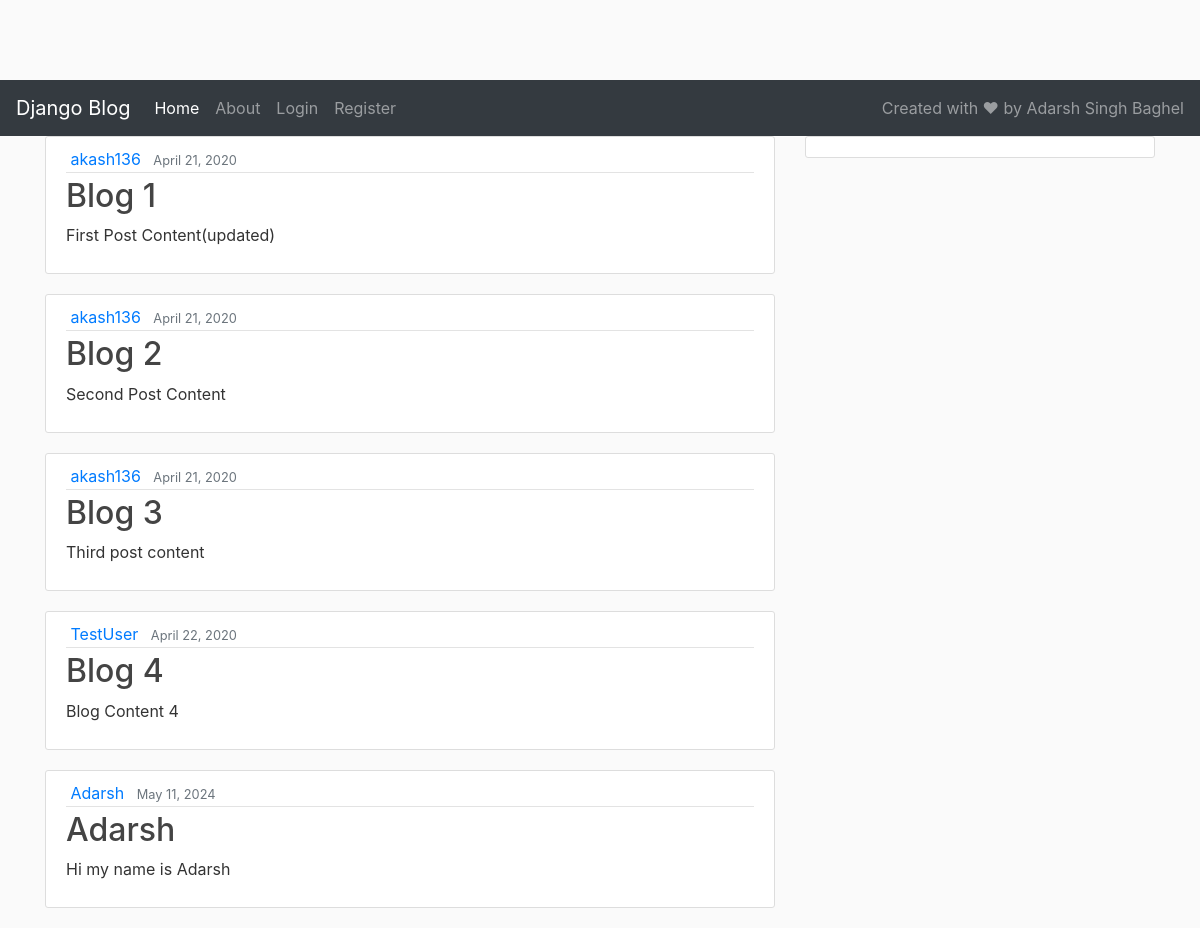
The page / on the database its author committed.
### blog/models.py (models this page shows, shortened)
class Post(models.Model):
    title = models.CharField(max_length=100)
    content = models.TextField()
    date_posted = models.DateTimeField(default=timezone.now)
    author = models.ForeignKey(User, on_delete=models.CASCADE)

### blog/views.py (the view)
# urls.py: path("", views.home, name="blog-home"),
def home(request):
    context = {"posts": Post.objects.all()}
    return render(request, "blog/home.html", context)

### blog/templates/blog/home.html (shortened to what this page needs)
{% extends "blog/base.html" %}
{% load static %}
{% block content %}
    {% for post in posts %}
    <article class="media content-section">
        <div class="media-body">
          <div class="article-metadata">
            <a class="mr-2" href="#">{{ post.author }}</a>
            <small class="text-muted">{{ post.date_posted | date:"F d, Y" }}</small>
          </div>
          <h2><a class="article-title" href="{% url 'detail' post.id %}">{{ post.title }}</a></h2>
          <p class="article-content">{{ post.content }}</p>
        </div>
      </article>
    {% endfor %}
{% endblock content %}

### blog/templates/blog/base.html (shortened to what this page needs)
{% load static %}
<!DOCTYPE html>
<html lang="en">
<head>
    <link rel="stylesheet" href="https://maxcdn.bootstrapcdn.com/bootstrap/4.0.0/css/bootstrap.min.css">
    <link rel="stylesheet" href="{% static 'blog/main.css' %}">
</head>
<body>
    <nav class="navbar navbar-expand-lg navbar-dark bg-dark">
        <a class="navbar-brand" href="{% url 'blog-home' %}">Django Blog</a>
        <div class="collapse navbar-collapse" id="navbarText">
          <ul class="navbar-nav mr-auto">
            <li class="nav-item active">
              <a class="nav-link" href="{% url 'blog-home' %}">Home <span class="sr-only">(current)</span></a>
            </li>
            <li class="nav-item">
              <a class="nav-link" href="{% url 'blog-about' %}">About</a>
            </li>
            {% if user.is_authenticated %}
            <li class="nav-item">
              <a class="nav-link" href="{% url 'profile' %}">Profile</a>
            </li>
            <li class="nav-item">
              <a class="nav-link" href="{% url 'create_post' %}">Create Post</a>
            </li>
            <li class="nav-item">
              <a class="nav-link" href="{% url 'logout' %}">Logout</a>
            </li>
            {% else %}
            <li class="nav-item">
              <a class="nav-link" href="{% url 'login' %}">Login</a>
            </li>
            <li class="nav-item">
              <a class="nav-link" href="{% url 'register' %}">Register</a>
            </li>
            {% endif %}
          </ul>
          <span class="navbar-text">
            Created with ❤ by Adarsh Singh Baghel
          </span>
        </div>
      </nav>
    <main role="main" class="container">
      <div class="row">
        <div class="col-md-8">
          {% block content %}{% endblock %}
        </div>
        <div class="col-md-4">
          <div class="content-section">
          </div>
        </div>
      </div>
    </main>
</body>
</html>

### django_project/static/blog/main.css (style rules this page uses)
body { background: #fafafa; color: #333333; margin-top: 5rem; }
h1, h2, h3, h4, h5, h6 { color: #444444; }
ul { margin: 0; }
.content-section { background: #ffffff; padding: 10px 20px; border: 1px solid #dddddd; border-radius: 3px; margin-bottom: 20px; }
.article-title { color: #444444; }
.article-content { white-space: pre-line; }
.article-metadata { padding-bottom: 1px; margin-bottom: 4px; border-bottom: 1px solid #e3e3e3 }

### rows shown on the page
Post: author "akash136", date_posted "April 21, 2020", title "Blog 1", content "First Post Content(updated)"
Post: author "akash136", date_posted "April 21, 2020", title "Blog 2", content "Second Post Content"
Post: author "akash136", date_posted "April 21, 2020", title "Blog 3", content "Third post content"
Post: author "TestUser", date_posted "April 22, 2020", title "Blog 4", content "Blog Content 4"
Post: author "Adarsh", date_posted "May 11, 2024", title "Adarsh", content "Hi my name is Adarsh"
